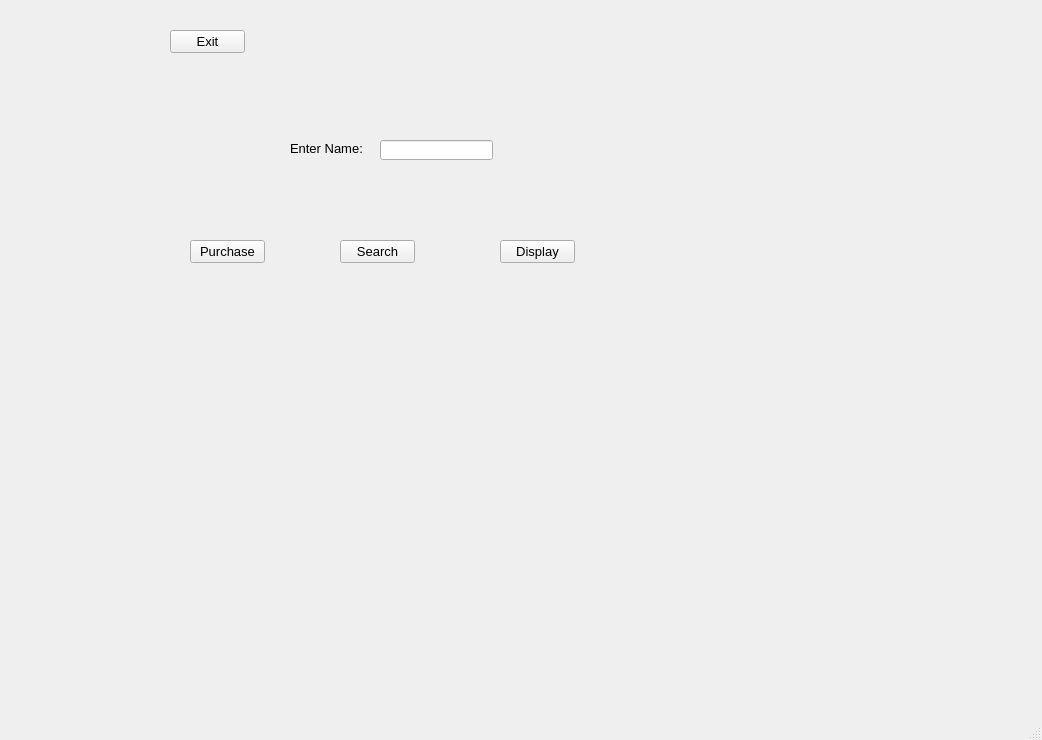
<?xml version="1.0" encoding="UTF-8"?>
<ui version="4.0">
 <class>dashboard</class>
 <widget class="QMainWindow" name="dashboard">
  <property name="geometry">
   <rect>
    <x>0</x>
    <y>0</y>
    <width>1042</width>
    <height>740</height>
   </rect>
  </property>
  <property name="font">
   <font>
    <family>Arial</family>
    <pointsize>10</pointsize>
   </font>
  </property>
  <property name="windowTitle">
   <string>Dashboard</string>
  </property>
  <widget class="QWidget" name="centralwidget">
   <widget class="QLabel" name="lblName">
    <property name="geometry">
     <rect>
      <x>290</x>
      <y>140</y>
      <width>81</width>
      <height>16</height>
     </rect>
    </property>
    <property name="text">
     <string>Enter Name:</string>
    </property>
   </widget>
   <widget class="QLineEdit" name="txtName">
    <property name="geometry">
     <rect>
      <x>380</x>
      <y>140</y>
      <width>113</width>
      <height>20</height>
     </rect>
    </property>
   </widget>
   <widget class="QPushButton" name="btnExit">
    <property name="geometry">
     <rect>
      <x>170</x>
      <y>30</y>
      <width>75</width>
      <height>23</height>
     </rect>
    </property>
    <property name="text">
     <string>Exit</string>
    </property>
   </widget>
   <widget class="QPushButton" name="btnPurchase">
    <property name="geometry">
     <rect>
      <x>190</x>
      <y>240</y>
      <width>75</width>
      <height>23</height>
     </rect>
    </property>
    <property name="text">
     <string>Purchase</string>
    </property>
   </widget>
   <widget class="QPushButton" name="btnSearch">
    <property name="geometry">
     <rect>
      <x>340</x>
      <y>240</y>
      <width>75</width>
      <height>23</height>
     </rect>
    </property>
    <property name="text">
     <string>Search</string>
    </property>
   </widget>
   <widget class="QPushButton" name="btnDisplay">
    <property name="geometry">
     <rect>
      <x>500</x>
      <y>240</y>
      <width>75</width>
      <height>23</height>
     </rect>
    </property>
    <property name="text">
     <string>Display</string>
    </property>
   </widget>
  </widget>
  <widget class="QMenuBar" name="menubar">
   <property name="geometry">
    <rect>
     <x>0</x>
     <y>0</y>
     <width>1042</width>
     <height>22</height>
    </rect>
   </property>
  </widget>
  <widget class="QStatusBar" name="statusbar"/>
 </widget>
 <resources/>
 <connections/>
</ui>
